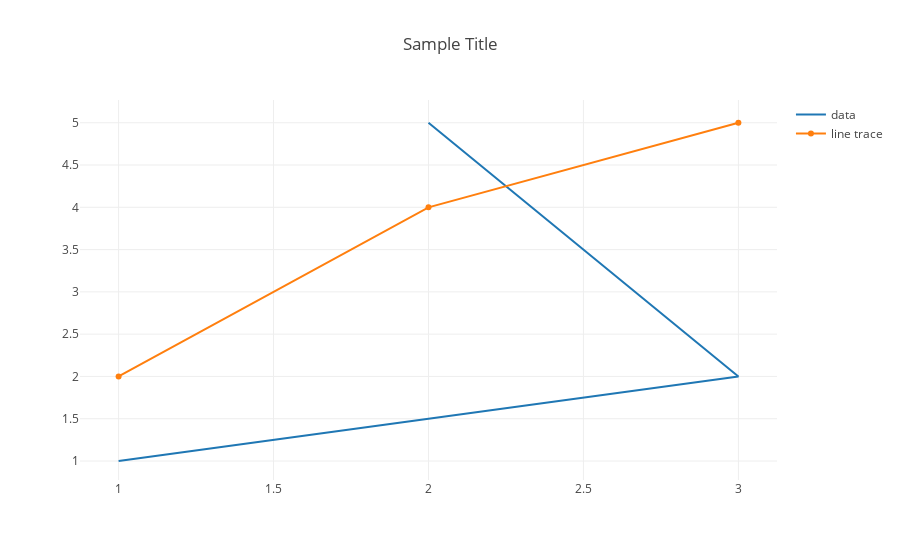

The notebook cell saved with this chart:
### Markdown cell above
Ok, now that we have built some functions to create traces, let's write a function to create a layout.  Remember that our layout also can be passed to our plot function.

### Code cell
plot({'data': [trace0, trace2], 'layout': {'title': 'Sample Title'}})

### Figure 1 — Plotly figure (JSON) as saved in the notebook; plotly's stock layout.template omitted (floating-point values rounded to 4 significant figures)
{"data": [{"mode": "lines", "name": "data", "x": [1, 3, 2], "y": [1, 2, 5]}, {"mode": "line", "name": "line trace", "x": [1, 2, 3], "y": [2, 4, 5]}], "layout": {"title": "Sample Title"}}
